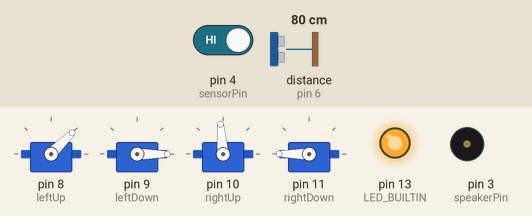
The sketch below on a simulated Arduino Uno, built with avr-gcc and run on an emulated ATmega328P. Parts: 4 × servo, output pins drawn as LEDs (lit = HIGH), buzzer (waves = sounding). Inputs (shaded band) come from the test bench; at power-on: pin 4 (sensorPin) HIGH, distance to the obstacle (sensor on pin 6) 80 cm. The echo pulse lasts 58.3 µs per cm; random numbers use the default seed unless the sketch sets one; pins used as bus, display or sensor lines are not drawn.

Above: at 4.2 s.
4.3 s: pin 4 (sensorPin) driven LOW
At 5.5 s:
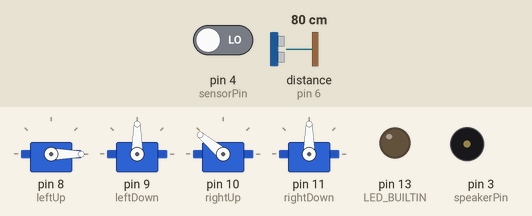
At 6.8 s:
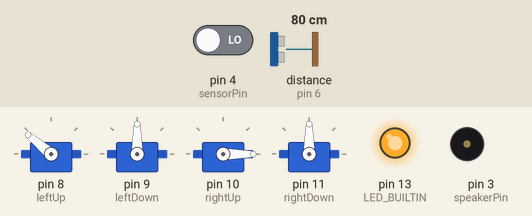
10.3 s: distance to the obstacle (sensor on pin 6) set to 11 cm
At 11.9 s:
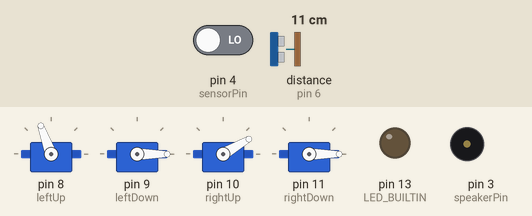
13.3 s: distance to the obstacle (sensor on pin 6) set to 8 cm
At 14.6 s:
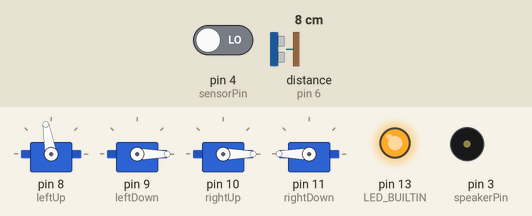
16.3 s: distance to the obstacle (sensor on pin 6) set to 18 cm
19.3 s: distance to the obstacle (sensor on pin 6) set to 2 cm
22.3 s: pin 4 (sensorPin) driven HIGH
Timing chart, 0 to 26.3 s (numbered marks = the images above; inputs shaded):
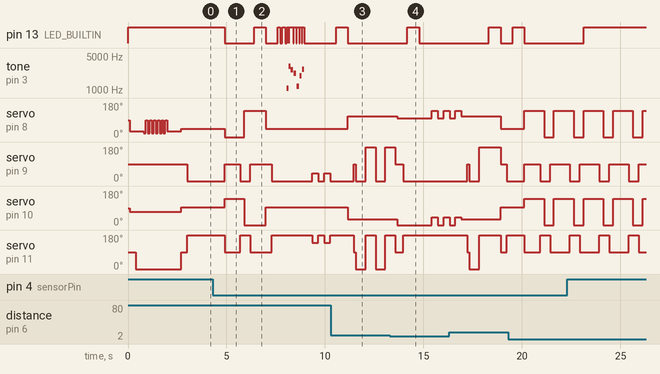

The sketch:

comportamientos.ino
```cpp
#include <Servo.h>

int comportamiento = 0;
long randNumber;
const int speakerPin = 3; //buzzer to arduino pin 3
const int sensorPin = 4;
const int pingPin = 7; // Trigger Pin of Ultrasonic Sensor
const int echoPin = 6; // Echo Pin of Ultrasonic Sensor

bool standing = false;
bool greeted = false;
bool dancing = false;
int dance_seq = 0;

Servo leftUp, leftDown, rightUp, rightDown;  // create servo object to control the servo

void setup() {
  Serial.begin(9600);   //iniciar puerto serie

  pinMode(sensorPin , INPUT);  //definir pin como entrada
  pinMode(speakerPin, OUTPUT); // Set buzzer
  pinMode(LED_BUILTIN, OUTPUT);
  randomSeed(analogRead(0));

  leftUp.attach(8);  // attaches the servo on pin 8 to the servo object
  leftDown.attach(9);
  rightUp.attach(10);
  rightDown.attach(11);

  standing = false;
  greeted = false;
  dancing = false;
}

long microsecondsToCentimeters(long microseconds) {
   return microseconds / 29 / 2;
}

bool obstacle(){
   long duration, cm;
   pinMode(pingPin, OUTPUT);
   digitalWrite(pingPin, LOW);
   delayMicroseconds(2);
   digitalWrite(pingPin, HIGH);
   delayMicroseconds(10);
   digitalWrite(pingPin, LOW);
   pinMode(echoPin, INPUT);
   duration = pulseIn(echoPin, HIGH);
   cm = microsecondsToCentimeters(duration);

   if (cm < 10 && cm !=0)
    return true;

   else
    return false;

   delay(100);

}

void phrase1() {

    int k = random(1000,2000);
    digitalWrite(LED_BUILTIN, HIGH);
    for (int i = 0; i <=  random(100,2000); i++){

        tone(speakerPin, k+(-i*2));
        delay(random(.9,2));
    }
    digitalWrite(LED_BUILTIN, LOW);
    for (int i = 0; i <= random(100,1000); i++){

        tone(speakerPin, k + (i * 10));
        delay(random(.9,2));
    }
}

void phrase2() {

    int k = random(1000,2000);
    digitalWrite(LED_BUILTIN, HIGH);
    for (int i = 0; i <= random(100,2000); i++){

        tone(speakerPin, k+(i*2));
        delay(random(.9,2));
    }
    digitalWrite(LED_BUILTIN, LOW);
    for (int i = 0; i <= random(100,1000); i++){

        tone(speakerPin, k + (-i * 10));
        delay(random(.9,2));
    }
}

void speak() {
  int K = 2000;
    switch (random(1,7)) {

        case 1:phrase1(); break;
        case 2:phrase2(); break;
        case 3:phrase1(); phrase2(); break;
        case 4:phrase1(); phrase2(); phrase1();break;
        case 5:phrase1(); phrase2(); phrase1(); phrase2(); phrase1();break;
        case 6:phrase2(); phrase1(); phrase2(); break;
    }
    for (int i = 0; i <= random(3, 9); i++){

        digitalWrite(LED_BUILTIN, HIGH);
        tone(speakerPin, K + random(-1700, 2000));
        delay(random(70, 170));
        digitalWrite(LED_BUILTIN, LOW);
        noTone(speakerPin);
        delay(random(0, 30));
    }
    noTone(speakerPin);
}
void stand(){
  leftUp.write(45);
  rightUp.write(95);
  leftDown.write(90);
  rightDown.write(90);
  delay(300);
  leftDown.write(0);
  rightDown.write(180);
  delay(300);
}

void one_step() {
  leftUp.write(0);
  rightUp.write(140);
  leftDown.write(90);
  rightDown.write(90);
  delay(800);

  leftDown.write(0);
  rightDown.write(180);
  delay(200);

  leftUp.write(140);
  rightUp.write(0);
  delay(300);

  leftDown.write(90);
  rightDown.write(90);
  delay(200);
}

void turn(){
  leftUp.write(140);
  rightUp.write(140);
  leftDown.write(90);
  rightDown.write(90);
  delay(800);

  leftDown.write(0);
  rightDown.write(180);
  delay(200);

  leftUp.write(0);
  rightUp.write(0);
  delay(300);

  leftDown.write(90);
  rightDown.write(90);
  delay(200);
}

void walk(){
  if (!obstacle()){
    one_step();
  } else {
    turn();
    turn();
//    turn();
  }
}

void dance(){
    dance_seq = random(1,5);

  switch(dance_seq){
    case 0:
      dance1();
      if(obstacle()){
        angry();
      }
      break;
    case 1:
      dance2();
      if(obstacle()){
        angry();
      }
    case 2:
      dance1();
      if(obstacle()){
        angry();
      }
    case 3:
      dance1();
      if(obstacle()){
        angry();
      }
    case 4:
      dance1();
      if(obstacle()){
        angry();
      }
  }

}

void dance1(){
  if (!dancing){
    leftUp.write(110);
    rightUp.write(30);
    delay(300);
    leftDown.write(90);
    rightDown.write(90);
    delay(100);
    dancing = true;
  }

  leftDown.write(0);
  rightDown.write(0);
  delay(500);
  leftDown.write(180);
  rightDown.write(180);
  delay(500);
}

void angry(){
  dancing = false;
  leftDown.write(90);
  rightDown.write(90);
  delay(100);
  leftUp.write(100);
  rightUp.write(0);
  delay(300);
  leftDown.write(0);
  rightDown.write(180);
  delay(200);


  digitalWrite(LED_BUILTIN, HIGH);
  for (int i = 0; i <= 1000; i++){

      tone(speakerPin, 1000+(i*2));
      delay(random(.9,2));
  }
  digitalWrite(LED_BUILTIN, LOW);
  for (int i = 0; i <= 1000; i++){

      tone(speakerPin, 1000 + (-i*2));
      delay(random(.9,2));
  }
  noTone(speakerPin);

  leftUp.write(140);
  rightUp.write(40);
  delay(300);
  leftUp.write(100);
  rightUp.write(0);
  delay(300);
  leftUp.write(140);
  rightUp.write(40);
  delay(300);
  leftUp.write(100);
  rightUp.write(0);
  delay(300);
  leftUp.write(140);
  rightUp.write(40);
  delay(300);
  leftUp.write(100);
  rightUp.write(0);
//  delay(300);
}

void greet(){
  leftDown.write(90);
  rightDown.write(90);
  delay(100);

  leftUp.write(30);
  rightUp.write(70);
  delay(300);


  rightDown.write(0);
  delay(400);
  leftUp.write(20);
  delay(100);
  leftUp.write(90);
  delay(100);
  leftUp.write(20);
  delay(100);
  leftUp.write(90);
  delay(100);
  leftUp.write(20);
  delay(100);
  leftUp.write(90);
  delay(100);
  leftUp.write(20);
  delay(100);
  leftUp.write(90);
  delay(100);
  leftUp.write(20);
  delay(100);
  leftUp.write(90);
  delay(100);
  leftUp.write(20);
  delay(100);
  leftUp.write(90);
  delay(100);
  leftUp.write(30);
  delay(100);
  leftDown.write(90);
  delay(600);


}

void dance2(){
  dancing = true;
  leftUp.write(180);
  rightUp.write(180);
  leftDown.write(90);
  rightDown.write(90);
  delay(500);

  leftUp.write(40);
  rightUp.write(40);
  leftDown.write(90);
  rightDown.write(90);
  delay(500);

  leftUp.write(40);
  rightUp.write(40);
  leftDown.write(180);
  rightDown.write(0);
  delay(500);

  leftUp.write(40);
  rightUp.write(40);
  leftDown.write(90);
  rightDown.write(90);
  delay(500);

  leftUp.write(180);
  rightUp.write(180);
  leftDown.write(90);
  rightDown.write(90);
  delay(500);

  leftUp.write(180);
  rightUp.write(180);
  leftDown.write(180);
  rightDown.write(0);
  delay(500);

  leftUp.write(180);
  rightUp.write(180);
  leftDown.write(90);
  rightDown.write(90);
}


void loop(){
    digitalWrite(LED_BUILTIN, HIGH);
  int value = 0;

  if(!greeted){
    greet();
    greeted = true;
  }

  value = digitalRead(sensorPin );  //lectura digital de pin

  if (value == LOW) {
    digitalWrite(LED_BUILTIN, HIGH);
      comportamiento++;
      delay(600);
    digitalWrite(LED_BUILTIN, LOW);
  }
  if (comportamiento == 4)  comportamiento = 0;

  switch(comportamiento) {
    case 0:
      if (!standing){
        stand();
        standing = true;
      }
      dancing = false;
      break;
    case 1:
      standing = false;
      walk();
      break;
    case 2:
      if (!standing){
        stand();
        standing = true;
      }
      speak();
      delay(400);
      if (random(1,3) == 2){
      leftDown.write(40);
      rightDown.write(140);
      delay(300);
      leftDown.write(0);
      rightDown.write(180);
      delay(300);

      leftDown.write(40);
      rightDown.write(140);
      delay(300);
      leftDown.write(0);
      rightDown.write(180);
      delay(300);

      }
//      dance();
      break;

    case 3:
      standing = false;
      dance();
      break;
  }


}
```

Measured:
- the behaviour switches between 10 and 9 cm on distance to the obstacle (sensor on pin 6) (found by bisection; images 3 and 4)
